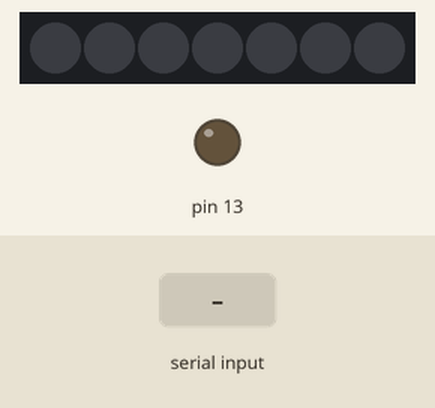
This sketch was run on a simulated Arduino Mega 2560, built with avr-gcc and run on an emulated ATmega2560. Parts: 7 RGB LEDs in strip order, left to right, output pins drawn as LEDs (lit = HIGH). The test bench sets the inputs (shaded band).

Above: at 1.2 s.
1.3 s: "R" received over the second serial link
At 1.7 s:
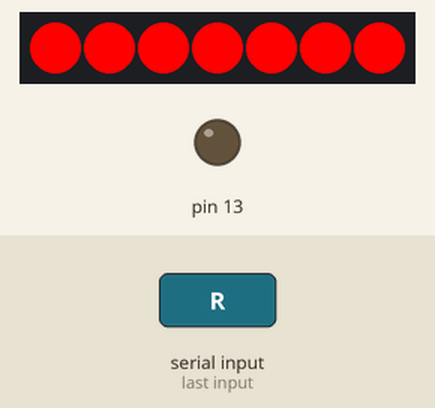
2.8 s: "G" received over the second serial link
At 4.0 s:
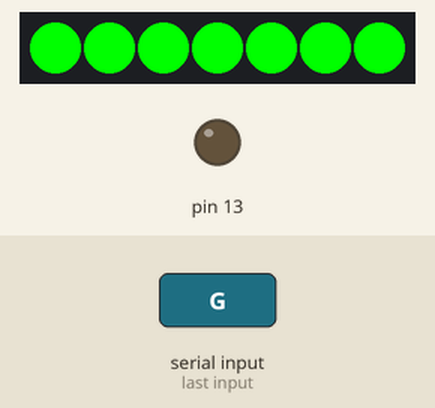
4.3 s: "Y" received over the second serial link
At 5.2 s:
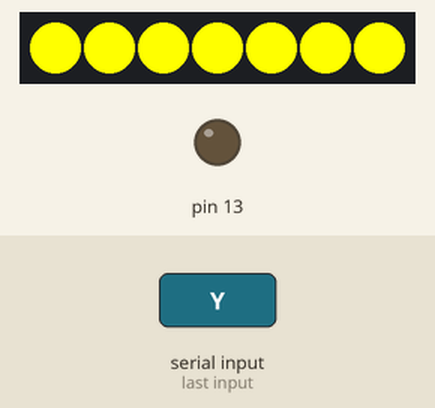
5.8 s: "1" received over the second serial link
At 6.3 s:
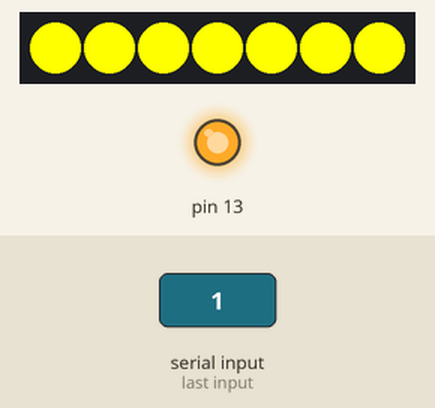
7.3 s: "r" received over the second serial link
At 8.5 s:
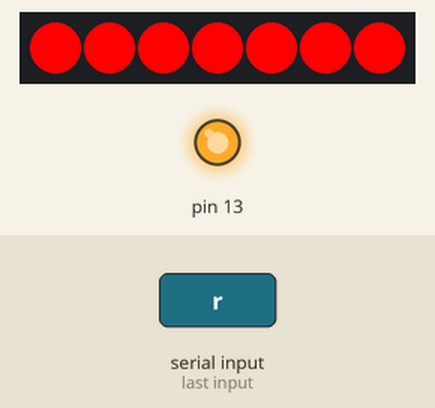
8.8 s: "0" received over the second serial link
At 9.8 s:
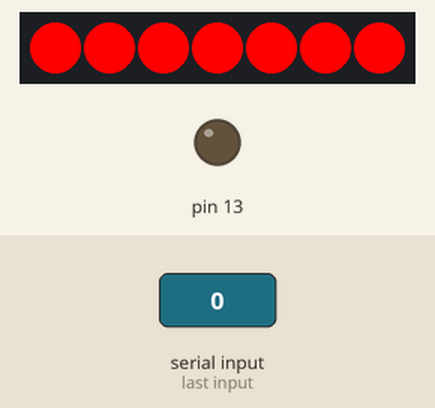
Timing chart, 0 to 11.3 s (numbered marks = the images above; inputs shaded):
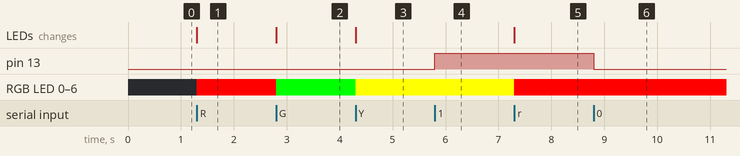

Measured:
- after the input at 1.3 s, RGB LED 0–6: off → RGB(255, 0, 0) at once; the LEDs: change at once (image 1)
- after the input at 2.8 s, RGB LED 0–6: RGB(255, 0, 0) → RGB(0, 255, 0) at once; the LEDs: change at once (image 2)
- after the input at 4.3 s, RGB LED 0–6: RGB(0, 255, 0) → RGB(255, 255, 0) at once; the LEDs: change at once (image 3)
- after the input at 5.8 s, pin 13: LOW → HIGH at once
- after the input at 7.3 s, RGB LED 0–6: RGB(255, 255, 0) → RGB(255, 0, 0) at once; the LEDs: change at once (image 5)
- after the input at 8.8 s, pin 13: HIGH → LOW at once

The sketch:

SnailMeterLED.ino
```cpp
/*
 * Setup LED strip by receive serial command 57600 N81
 * Command list:
 *  'R' - setup LED to Red
 *  'G' - setup LED to Green
 *  'B' - setup LED to Blue
 * Hardware Connection:
 *  DI- pin 11
 *  CL - pin 12
*/
#include <APA102.h>

// Define which pins to use.
const uint8_t dataPin = 11;
const uint8_t clockPin = 12;

// Create an object for writing to the LED strip.
APA102<dataPin, clockPin> ledStrip;

// Set the number of LEDs to control.
const uint16_t ledCount = 7;

// Create a buffer for holding the colors (3 bytes per color).
rgb_color colors[ledCount];

// Set the brightness to use (the maximum is 31).
const uint8_t brightness = 31;

rgb_color Rgb(uint8_t r, uint8_t g, uint8_t b)
{
  return (rgb_color){r, g, b};
}
/* Converts a color from HSV to RGB.
 * h is hue, as a number between 0 and 360.
 * s is the saturation, as a number between 0 and 255.
 * v is the value, as a number between 0 and 255. */
rgb_color hsvToRgb(uint16_t h, uint8_t s, uint8_t v)
{
    uint8_t f = (h % 60) * 255 / 60;
    uint8_t p = (255 - s) * (uint16_t)v / 255;
    uint8_t q = (255 - f * (uint16_t)s / 255) * (uint16_t)v / 255;
    uint8_t t = (255 - (255 - f) * (uint16_t)s / 255) * (uint16_t)v / 255;
    uint8_t r = 0, g = 0, b = 0;
    switch((h / 60) % 6){
        case 0: r = v; g = t; b = p; break;
        case 1: r = q; g = v; b = p; break;
        case 2: r = p; g = v; b = t; break;
        case 3: r = p; g = q; b = v; break;
        case 4: r = t; g = p; b = v; break;
        case 5: r = v; g = p; b = q; break;
    }
    return rgb_color(r, g, b);
}


void setup() {
  Serial.begin(115200); // open serial connection to USB Serial port
  Serial1.begin(57600); // open internal serial connection to MT7688AN
  pinMode(13, OUTPUT);
}

void set_color(uint8_t r, uint8_t g, uint8_t b){
  for(uint16_t i = 0; i < ledCount; i++)
  {
    colors[i] = Rgb(r,g,b);
  }

  ledStrip.write(colors, ledCount, brightness);

}
void loop() {
   int c = Serial1.read();
   if (c != -1) {
      switch(c) {
        case '0': // test purpose
           digitalWrite(13, 0);
           break;
        case '1': // test purpose
           digitalWrite(13, 1);
           break;
        case 'R':
        case 'r':
          set_color(255,0,0);
          break;
        case 'G':
        case 'g':
          set_color(0,255,0);
          break;
        case 'Y':
        case 'y':
          set_color(255,255,0);
          break;

      break; }
    }
}
```
